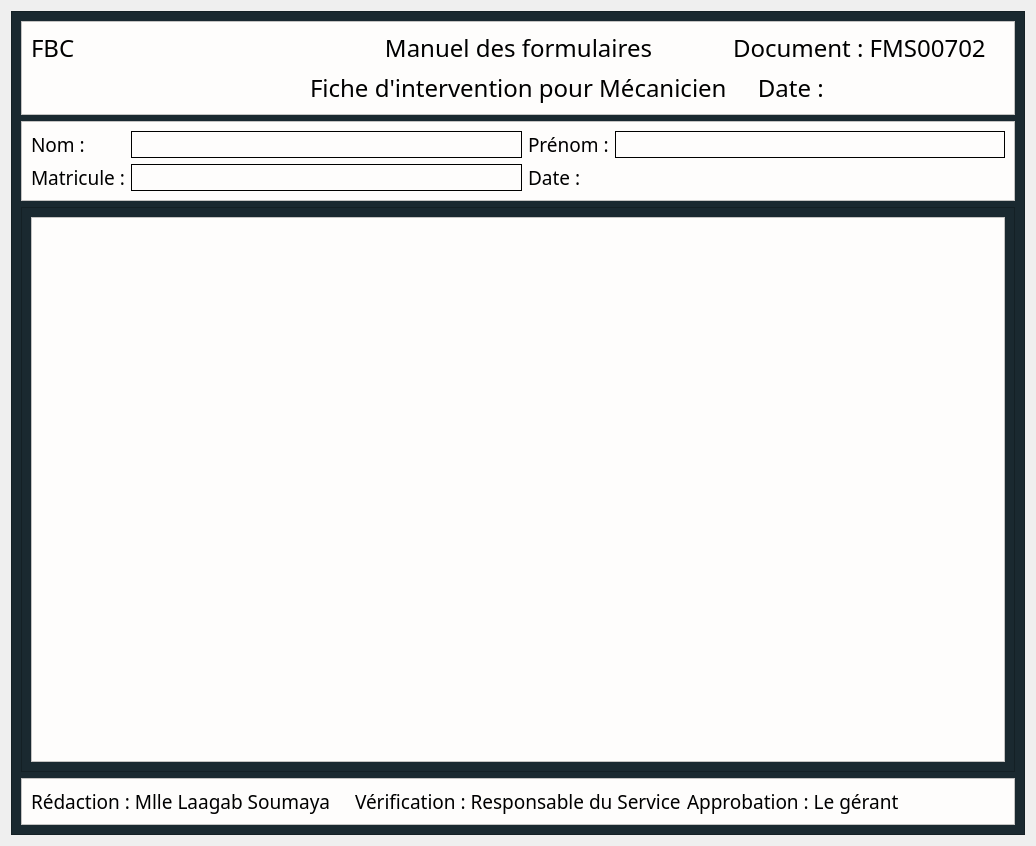
<?xml version="1.0" encoding="UTF-8"?>
<ui version="4.0">
 <class>Dialog</class>
 <widget class="QDialog" name="Dialog">
  <property name="geometry">
   <rect>
    <x>0</x>
    <y>0</y>
    <width>1036</width>
    <height>846</height>
   </rect>
  </property>
  <property name="windowTitle">
   <string>Dialog</string>
  </property>
  <layout class="QVBoxLayout" name="verticalLayout">
   <item>
    <widget class="QFrame" name="frame">
     <property name="styleSheet">
      <string notr="true">background-color: #1A2930;</string>
     </property>
     <property name="frameShape">
      <enum>QFrame::StyledPanel</enum>
     </property>
     <property name="frameShadow">
      <enum>QFrame::Raised</enum>
     </property>
     <layout class="QVBoxLayout" name="verticalLayout_2" stretch="0,0,1,0">
      <item>
       <widget class="QFrame" name="frame_5">
        <property name="styleSheet">
         <string notr="true">background-color : #FEFDFC;</string>
        </property>
        <property name="frameShape">
         <enum>QFrame::StyledPanel</enum>
        </property>
        <property name="frameShadow">
         <enum>QFrame::Raised</enum>
        </property>
        <layout class="QGridLayout" name="gridLayout">
         <item row="0" column="1">
          <widget class="QLabel" name="label_2">
           <property name="font">
            <font>
             <family>Modern No. 20</family>
             <pointsize>18</pointsize>
            </font>
           </property>
           <property name="text">
            <string>Manuel des formulaires</string>
           </property>
           <property name="alignment">
            <set>Qt::AlignCenter</set>
           </property>
          </widget>
         </item>
         <item row="0" column="0">
          <widget class="QLabel" name="label">
           <property name="font">
            <font>
             <family>Modern No. 20</family>
             <pointsize>18</pointsize>
            </font>
           </property>
           <property name="text">
            <string>FBC</string>
           </property>
          </widget>
         </item>
         <item row="0" column="2">
          <widget class="QLabel" name="label_3">
           <property name="font">
            <font>
             <family>Modern No. 20</family>
             <pointsize>18</pointsize>
            </font>
           </property>
           <property name="text">
            <string>Document : FMS00702</string>
           </property>
          </widget>
         </item>
         <item row="1" column="1">
          <widget class="QLabel" name="label_4">
           <property name="font">
            <font>
             <family>Modern No. 20</family>
             <pointsize>18</pointsize>
            </font>
           </property>
           <property name="text">
            <string>Fiche d'intervention pour Mécanicien</string>
           </property>
          </widget>
         </item>
         <item row="1" column="2">
          <widget class="QLabel" name="label_5">
           <property name="font">
            <font>
             <family>Modern No. 20</family>
             <pointsize>18</pointsize>
            </font>
           </property>
           <property name="text">
            <string>    Date :</string>
           </property>
          </widget>
         </item>
        </layout>
       </widget>
      </item>
      <item>
       <widget class="QFrame" name="frame_4">
        <property name="styleSheet">
         <string notr="true">background-color : #FEFDFC;</string>
        </property>
        <property name="frameShape">
         <enum>QFrame::StyledPanel</enum>
        </property>
        <property name="frameShadow">
         <enum>QFrame::Raised</enum>
        </property>
        <layout class="QGridLayout" name="gridLayout_2">
         <item row="0" column="2">
          <widget class="QLabel" name="label_8">
           <property name="font">
            <font>
             <family>Modern No. 20</family>
             <pointsize>14</pointsize>
            </font>
           </property>
           <property name="text">
            <string>Prénom :</string>
           </property>
          </widget>
         </item>
         <item row="1" column="1">
          <widget class="QLineEdit" name="lineEdit_2">
           <property name="font">
            <font>
             <pointsize>11</pointsize>
             <weight>75</weight>
             <bold>true</bold>
            </font>
           </property>
           <property name="styleSheet">
            <string notr="true">border: 1px solid back;height:25px;</string>
           </property>
          </widget>
         </item>
         <item row="0" column="0">
          <widget class="QLabel" name="label_6">
           <property name="font">
            <font>
             <family>Modern No. 20</family>
             <pointsize>14</pointsize>
            </font>
           </property>
           <property name="text">
            <string>Nom :</string>
           </property>
          </widget>
         </item>
         <item row="0" column="1">
          <widget class="QLineEdit" name="lineEdit">
           <property name="font">
            <font>
             <pointsize>11</pointsize>
             <weight>75</weight>
             <bold>true</bold>
            </font>
           </property>
           <property name="styleSheet">
            <string notr="true">border: 1px solid back;
height:25px;</string>
           </property>
          </widget>
         </item>
         <item row="1" column="0">
          <widget class="QLabel" name="label_7">
           <property name="font">
            <font>
             <family>Modern No. 20</family>
             <pointsize>14</pointsize>
            </font>
           </property>
           <property name="text">
            <string>Matricule :</string>
           </property>
          </widget>
         </item>
         <item row="0" column="3">
          <widget class="QLineEdit" name="lineEdit_3">
           <property name="font">
            <font>
             <pointsize>11</pointsize>
             <weight>75</weight>
             <bold>true</bold>
            </font>
           </property>
           <property name="styleSheet">
            <string notr="true">border: 1px solid back;height:25px;</string>
           </property>
          </widget>
         </item>
         <item row="1" column="2">
          <widget class="QLabel" name="label_9">
           <property name="font">
            <font>
             <family>Modern No. 20</family>
             <pointsize>14</pointsize>
            </font>
           </property>
           <property name="text">
            <string>Date : </string>
           </property>
          </widget>
         </item>
        </layout>
       </widget>
      </item>
      <item>
       <widget class="QFrame" name="frame_3">
        <property name="frameShape">
         <enum>QFrame::StyledPanel</enum>
        </property>
        <property name="frameShadow">
         <enum>QFrame::Raised</enum>
        </property>
        <layout class="QVBoxLayout" name="verticalLayout_3">
         <item>
          <widget class="QTableView" name="tableView">
           <property name="styleSheet">
            <string notr="true">background-color : #FEFDFC;</string>
           </property>
          </widget>
         </item>
        </layout>
       </widget>
      </item>
      <item>
       <widget class="QFrame" name="frame_2">
        <property name="styleSheet">
         <string notr="true">background-color : #FEFDFC;</string>
        </property>
        <property name="frameShape">
         <enum>QFrame::StyledPanel</enum>
        </property>
        <property name="frameShadow">
         <enum>QFrame::Raised</enum>
        </property>
        <layout class="QHBoxLayout" name="horizontalLayout">
         <item>
          <widget class="QLabel" name="label_10">
           <property name="font">
            <font>
             <family>Modern No. 20</family>
             <pointsize>14</pointsize>
            </font>
           </property>
           <property name="text">
            <string>Rédaction : Mlle Laagab Soumaya</string>
           </property>
          </widget>
         </item>
         <item>
          <widget class="QLabel" name="label_11">
           <property name="font">
            <font>
             <family>Modern No. 20</family>
             <pointsize>14</pointsize>
            </font>
           </property>
           <property name="text">
            <string>Vérification : Responsable du Service</string>
           </property>
          </widget>
         </item>
         <item>
          <widget class="QLabel" name="label_12">
           <property name="font">
            <font>
             <family>Modern No. 20</family>
             <pointsize>14</pointsize>
            </font>
           </property>
           <property name="text">
            <string>Approbation : Le gérant</string>
           </property>
          </widget>
         </item>
        </layout>
       </widget>
      </item>
     </layout>
    </widget>
   </item>
  </layout>
 </widget>
 <resources/>
 <connections/>
</ui>
